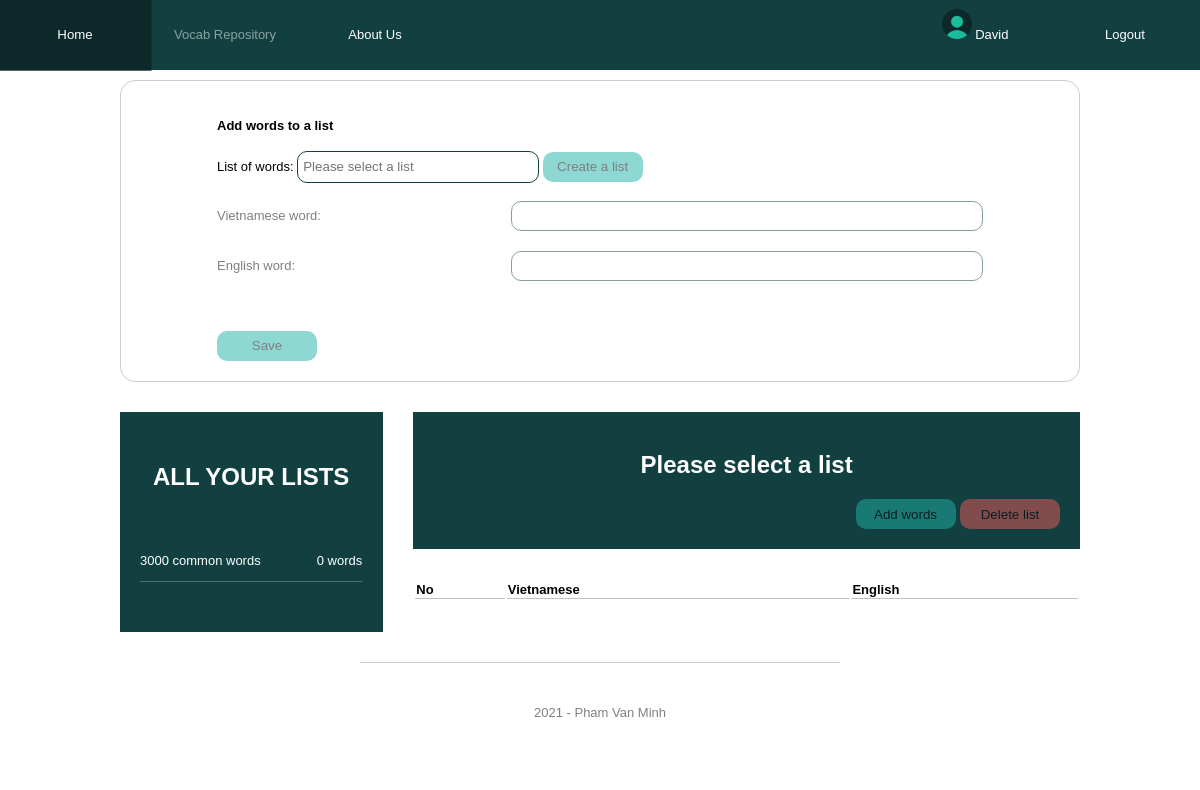
Page /vocab-repository (signed in) on the earlier database version.
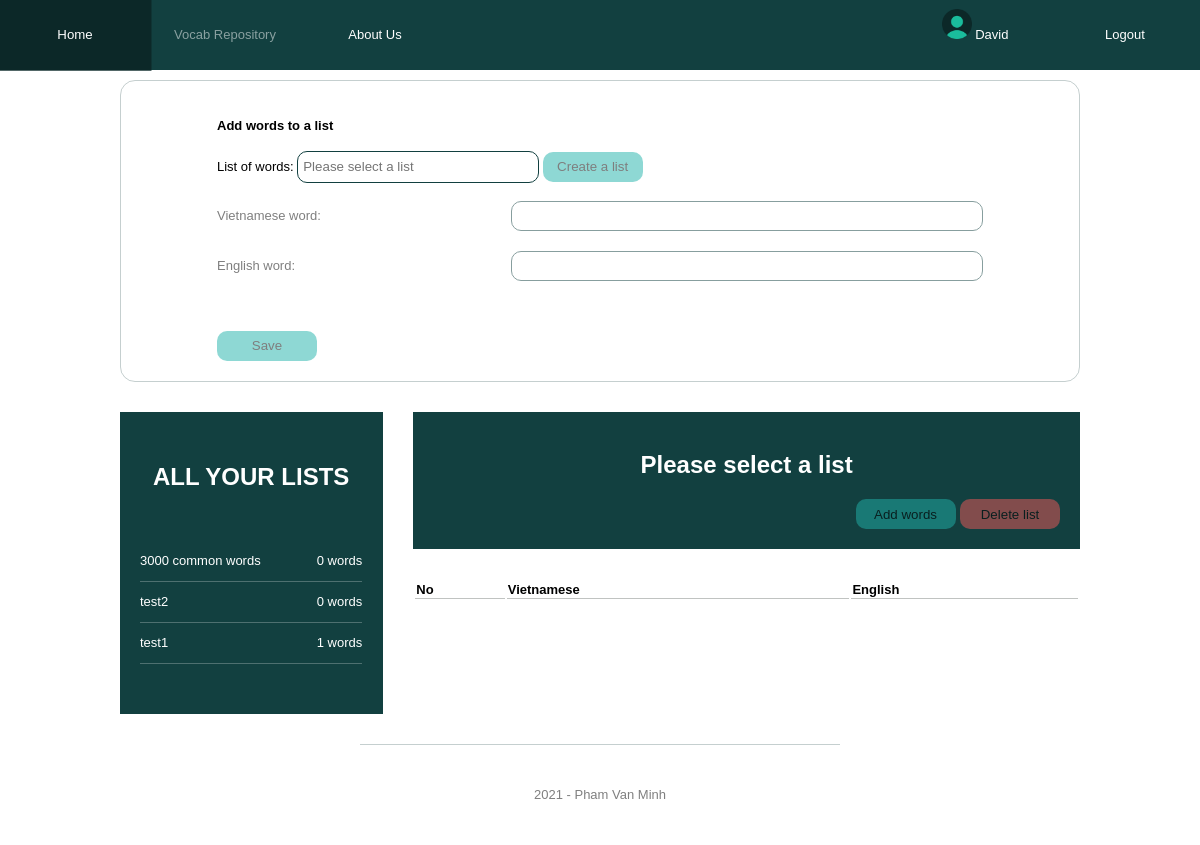
Same page on the later database version.
### model/user.py (models this page shows, shortened)
class User(UserMixin, db.Model):
    __tablename__ = "user"
    user_id = db.Column(db.Integer, primary_key=True)
    username = db.Column(db.String(200), unique=True, nullable=False)
    password = db.Column(db.String(200), unique=True, nullable=False)
    inserted_time = db.Column(db.String(50), nullable=False)

### model/list.py (models this page shows, shortened)
class List(db.Model):
    __tablename__ = "list"
    list_id = db.Column(db.Integer, primary_key=True)
    list_name = db.Column(db.String(200), nullable=False)
    inserted_time = db.Column(db.String(100), nullable=False)
    user_id = db.Column(db.Integer, db.ForeignKey('user.user_id'))
    list_and_viet = db.relationship('Viet', secondary=list_and_viet, lazy='subquery')
    def to_json(self):
        return ListSchema().dump(self)

### app.py (the view)
@app.route('/vocab-repository', methods=['GET'])
@login_required
def vocab_repository_page():
    try:
        all_lists_with_num_viet = ListAction.get_all_lists_and_viet_words_quantity(
            user_id=current_user.user_id
        )
        return render_template(
            'vocab_repository.html',
            lists=all_lists_with_num_viet,
            page="vocab_repository_page"
        )
    except Exception as ex:
        logging.exception(ex)
        flash("Cannot render the page.", ERROR_FLASH_MESSAGE_TYPE)
        return render_template(
            'vocab_repository.html',
            lists=[],
            page="vocab_repository_page"
        )

### action/list.py (called while the page is built)
    @staticmethod
    def get_all_lists_and_viet_words_quantity(user_id) -> list:
        all_lists = List.query.filter_by(user_id=GENERAL_USER_ID).all()
        all_lists.extend(List.query.filter_by(user_id=user_id).all())
        all_lists_with_num_viet = []
        for list_entity in all_lists:
            item = list_entity.to_json()
            item.update({
                "num_viets": len(list_entity.list_and_viet)
            })
            all_lists_with_num_viet.append(item)
        return all_lists_with_num_viet

### model/user.py (called while the page is built)
@login_manager.user_loader
def load_user(user_id):
    return User.query.filter_by(user_id=user_id).first()

### templates/vocab_repository.html (shortened to what this page needs)
{% extends 'base.html' %}
{% block head %}
  <link rel="stylesheet" href="{{ url_for('static', filename='css/vocab_repository.css') }}">
{% endblock %}
{% block content %}
    <div class="action-container">
        <h4>Add words to a list</h4>
        <div class="field">
            <label>List of words: </label>
            <input
                    id="list-of-word-lists"
                    placeholder="Please select a list"
                    list="list-of-lists"
                    name="list-of-word-lists"
                    class="list-of-word-lists"
                    autocomplete="off"
            >
            <button class="create-a-list-btn disabled">Create a list</button>
        </div>
        <div class="add-words-container disabled">
            <div class="field">
                <label>Vietnamese word: </label>
                <input id="viet-word" class="viet-word" type="text" name="viet-word"/><br>
            </div>
            <div class="field">
                <label>English word: </label>
                <input class="eng-word" type="text" name="eng-word"/><br>
            </div>
            <div class="field add-more-eng-word-field-container">
                <button class="add-more-eng-word-field"></button>
            </div>
            <div>
                <button class="create-words-btn">Save</button>
            </div>
        </div>
    </div>
    <div class="lists-container">
        <div class="content-of-lists-container">
            <div class="list-of-list-name">
                <h2>ALL YOUR LISTS</h2>
                {% for list in lists %}
                    <div class="a-list-value" list-id="{{ list.list_id }}" list-name="{{ list.list_name }}">
                        <div class="list-name-value text-overflow-dot">
                            {{ list.list_name }}
                        </div>
                        <div class="viet-quanity-value text-overflow-dot">
                            {{ list.num_viets }} words
                        </div>
                    </div>
                {% endfor %}
            </div>
            <div class="list-content">
                <div class="header-content-of-a-list">
                    <h2>Please select a list</h2>
                    <div class="management-list-btn-container disabled">
                        <button class="add-words-btn" >Add words</button>
                        <button class="delete-list-btn" >Delete list</button>
                    </div>
                </div>
                <table class="list-content-table" style="width:100%">
                    <tr>
                        <th>No</th>
                        <th>Vietnamese</th>
                        <th>English</th>
                    </tr>
                </table>
            </div>
        </div>
    </div>
{% endblock %}

### templates/base.html (shortened to what this page needs)
<!DOCTYPE html>
<html lang="en">
<head>
    <link rel="stylesheet" href="{{ url_for('static', filename='css/base.css') }}">
    <link rel="stylesheet" href="{{ url_for('static', filename='css/dialog.css') }}">
    {% block head %}{% endblock %}
</head>
<body>
    <div class="menu">
        {% if page == "home_page" %}
            <a class="disabled" href="{{ url_for('home_page') }}">Home</a>
        {% else %}
            <a href="{{ url_for('home_page') }}">Home</a>
        {% endif %}
        {% if page == "vocab_repository_page" %}
            <a class="disabled" href="{{ url_for('vocab_repository_page') }}">Vocab Repository</a>
        {% else %}
            <a href="{{ url_for('vocab_repository_page') }}">Vocab Repository</a>
        {% endif %}
        {% if page == "about_us_page" %}
            <a class="disabled" href="#">About Us</a>
        {% else %}
            <a href="#">About Us</a>
        {% endif %}
        <div class="user-action">
            {% if current_user.is_authenticated %}
                <a href="{{ url_for('profile_page') }}">
                    <img class="img-account" src="/static/public/account.png">
                    {{ current_user.username }}
                </a>
                <a id="logout-btn">Logout</a>
            {% else %}
                <a class="register-action" data-modal="register-dialog">Register</a>
                <a class="login-action">Login</a>
            {% endif %}
        </div>
    </div>
    <div class="content">
        {% block content %}{% endblock %}
    </div>
    <footer>
        2021 - Pham Van Minh
    </footer>
</body>
</html>

### static/css/base.css (style rules this page uses)
:root { --element-header-size: 100px; --main-color: #124040; --dark-main-color: #0c2828; --rgba-dark-main-color-25: rgba(26,64,64,0.25); --rgba-dark-main-color-50: rgba(26,64,64,0.5); --error-color: #EB6057; --success-color: #59B987; --font-size-small: 13px; }
body { margin: 0; font-family: Arial, "Helvetica Neue", Helvetica, sans-serif; min-width: 600px; }
.content { margin: 0 10%; }
footer { font-size: var(--font-size-small); height: 100px; text-align: center; line-height: 100px; margin: 30px 30% 0 30%; border-top: 1px solid var(--rgba-dark-main-color-25); color:rgba(0, 0, 0, 0.5) }
.menu { height: 70px; background-color: var(--main-color); display: flex; color: white; line-height: 70px; font-size: var(--font-size-small); }
.menu a { color: inherit; display: block; width: 150px; text-align: center; transition: transform .2s; text-decoration: none; }
.menu div.user-action { display: flex; flex-grow: 2; justify-content: flex-end; }
.action-container { display: block; padding: 20px 10%; border: 1px solid var(--rgba-dark-main-color-25); border-radius: 15px; margin-top: 10px; font-size: var(--font-size-small); }
button { height: 30px; width: 100px; background-color: lightseagreen; border: none; border-radius: 10px; }
.disabled { pointer-events: none; opacity: 0.5; }
.text-overflow-dot { white-space: nowrap; overflow: hidden; text-overflow: ellipsis }
.field { margin-bottom: 20px; height: 30px; line-height: 30px; }
.img-account { height: 30px; width: 30px; }

### static/css/vocab_repository.css (style rules this page uses)
.add-words-container label { width: 30% }
.add-words-container input[type="text"] { float: right; width: 60%; height: calc(100% - 2px); border: 1px solid var(--main-color); border-radius: 10px; padding: 0 5px; margin: 0; }
.list-of-word-lists { border: 1px solid var(--main-color); border-radius: 10px; height: 30px; width: 30%; padding: 0 5px; }
.add-words-container button.add-more-eng-word-field { background: url('../public/add.png'); background-repeat: no-repeat; background-size: 100% 100%; -webkit-background-size: 100% 100%; -khtml-background-size: 100% 100%; -moz-background-size: 100% 100%; height: 30px; width: 30px; display: block; transition: transform .2s; }
.add-more-eng-word-field-container { height: 30px; padding: 0; padding-left: calc(40% - 12px); margin: 0; }
.lists-container { margin-top: 30px; padding: 0; text-align: center; }
.content-of-lists-container { display: flex; }
.list-of-list-name { background-color: var(--main-color); color: white; width: 25%; border: 0.1px solid var(--main-color); border-left: none; border-bottom: none; padding: 50px 20px; }
.list-of-list-name h2 { margin: 0; margin-bottom: 50px; }
.list-content { width: 75%; padding-left: 30px; }
.a-list-value { height: 40px; text-align: left; line-height: 40px; border-bottom: 1px solid rgba(255, 255, 255, 0.25); font-size: var(--font-size-small); display: flex; }
.list-name-value { width: 75%; }
.viet-quanity-value { width: 25%; text-align: right; }
.header-content-of-a-list { padding: 20px 20px; background-color: var(--main-color); color: white; margin-bottom: 30px; }
.list-content-table { text-align: left; font-size: var(--font-size-small); }
.list-content-table th { border-bottom: 1px solid rgba(6, 19, 8, 0.25); }
.management-list-btn-container { text-align: right; }
button.delete-list-btn { background-color: rgb(241, 88, 88); }

Differences in the rows shown:
added List: list_name "test2", num_viets "0"
added List: list_name "test1", num_viets "1"
